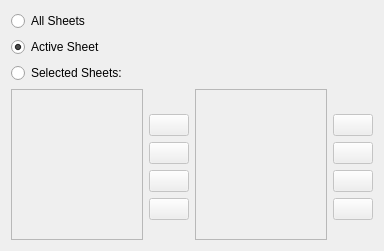
<ui version="4.0" >
 <author>The KSpread Team &lt;koffice-devel@kde.org></author>
 <comment>This file is part of the KDE project
Copyright (C) 2006 The KSpread Team &lt;koffice-devel@kde.org>

This library is free software; you can redistribute it and/or
modify it under the terms of the GNU Library General Public
License as published by the Free Software Foundation; either
version 2 of the License, or (at your option) any later version.

This library is distributed in the hope that it will be useful,
but WITHOUT ANY WARRANTY; without even the implied warranty of
MERCHANTABILITY or FITNESS FOR A PARTICULAR PURPOSE.  See the
GNU Library General Public License for more details.

You should have received a copy of the GNU Library General Public
License along with this library; see the file COPYING.LIB.  If not,
write to the Free Software Foundation, Inc., 51 Franklin Street,
Fifth Floor, Boston, MA 02110-1301, USA.</comment>
 <class>SheetSelectWidget</class>
 <widget class="QWidget" name="SheetSelectWidget" >
  <property name="geometry" >
   <rect>
    <x>0</x>
    <y>0</y>
    <width>384</width>
    <height>251</height>
   </rect>
  </property>
  <property name="sizePolicy" >
   <sizepolicy vsizetype="Expanding" hsizetype="Expanding" >
    <horstretch>0</horstretch>
    <verstretch>0</verstretch>
   </sizepolicy>
  </property>
  <layout class="QGridLayout" name="gridLayout" >
   <item row="0" column="0" >
    <widget class="QRadioButton" name="allSheetsButton" >
     <property name="text" >
      <string>All Sheets</string>
     </property>
    </widget>
   </item>
   <item row="1" column="0" >
    <widget class="QRadioButton" name="activeSheetButton" >
     <property name="text" >
      <string>Active Sheet</string>
     </property>
     <property name="checked" >
      <bool>true</bool>
     </property>
    </widget>
   </item>
   <item row="2" column="0" >
    <widget class="QRadioButton" name="selectedSheetsButton" >
     <property name="text" >
      <string>Selected Sheets:</string>
     </property>
    </widget>
   </item>
   <item rowspan="6" row="3" column="0" >
    <widget class="QListWidget" name="ListViewAvailable" >
     <property name="enabled" >
      <bool>false</bool>
     </property>
     <property name="toolTip" >
      <string>Available sheets</string>
     </property>
     <property name="whatsThis" >
      <string>&lt;b>List of all available sheets.&lt;/b>&lt;br>
To print a sheet you have to select one or more sheets in this list and use the buttons to insert the selected sheet(s) in the right-hand list, which lists all sheets that are printed.&lt;br>
You can insert a sheet as often as you like, this way it will be printed multiple times. This is useful for dividers or title pages, for example.</string>
     </property>
     <property name="dragEnabled" >
      <bool>true</bool>
     </property>
     <column>
      <property name="text" >
       <string>Available Sheets</string>
      </property>
      <property name="clickable" >
       <bool>true</bool>
      </property>
      <property name="resizable" >
       <bool>true</bool>
      </property>
     </column>
    </widget>
   </item>
   <item row="3" column="1" >
    <spacer name="verticalSpacer" >
     <property name="orientation" >
      <enum>Qt::Vertical</enum>
     </property>
     <property name="sizeHint" stdset="0" >
      <size>
       <width>20</width>
       <height>9</height>
      </size>
     </property>
    </spacer>
   </item>
   <item rowspan="6" row="3" column="2" >
    <widget class="QListWidget" name="ListViewSelected" >
     <property name="enabled" >
      <bool>false</bool>
     </property>
     <property name="acceptDrops" >
      <bool>true</bool>
     </property>
     <property name="toolTip" >
      <string>List of sheets to print in given order</string>
     </property>
     <property name="whatsThis" >
      <string>&lt;b>List of sheets to print.&lt;/b>&lt;br>
Only the sheets listed here will be printed in the order of listing. You can change the print order with the up and down buttons.&lt;br>
It is even possible to print a sheet more than once. Just insert the desired sheet again and order the list to your needs.</string>
     </property>
     <property name="dragEnabled" >
      <bool>true</bool>
     </property>
     <column>
      <property name="text" >
       <string>Selected Sheets</string>
      </property>
      <property name="clickable" >
       <bool>true</bool>
      </property>
      <property name="resizable" >
       <bool>true</bool>
      </property>
     </column>
    </widget>
   </item>
   <item row="3" column="3" >
    <spacer name="verticalSpacer_3" >
     <property name="orientation" >
      <enum>Qt::Vertical</enum>
     </property>
     <property name="sizeHint" stdset="0" >
      <size>
       <width>20</width>
       <height>9</height>
      </size>
     </property>
    </spacer>
   </item>
   <item row="4" column="1" >
    <widget class="KPushButton" name="ButtonSelectAll" >
     <property name="enabled" >
      <bool>false</bool>
     </property>
     <property name="toolTip" >
      <string>Select all sheets</string>
     </property>
     <property name="text" >
      <string/>
     </property>
    </widget>
   </item>
   <item row="4" column="3" >
    <widget class="KPushButton" name="ButtonMoveTop" >
     <property name="enabled" >
      <bool>false</bool>
     </property>
     <property name="toolTip" >
      <string>Move selected sheet to the top</string>
     </property>
     <property name="text" >
      <string/>
     </property>
    </widget>
   </item>
   <item row="5" column="1" >
    <widget class="KPushButton" name="ButtonSelect" >
     <property name="enabled" >
      <bool>false</bool>
     </property>
     <property name="toolTip" >
      <string>Select sheets</string>
     </property>
     <property name="text" >
      <string/>
     </property>
    </widget>
   </item>
   <item row="5" column="3" >
    <widget class="KPushButton" name="ButtonMoveUp" >
     <property name="enabled" >
      <bool>false</bool>
     </property>
     <property name="toolTip" >
      <string>Move selected sheet up</string>
     </property>
     <property name="text" >
      <string/>
     </property>
    </widget>
   </item>
   <item row="6" column="1" >
    <widget class="KPushButton" name="ButtonRemove" >
     <property name="enabled" >
      <bool>false</bool>
     </property>
     <property name="toolTip" >
      <string>Remove sheets</string>
     </property>
     <property name="text" >
      <string/>
     </property>
    </widget>
   </item>
   <item row="6" column="3" >
    <widget class="KPushButton" name="ButtonMoveDown" >
     <property name="enabled" >
      <bool>false</bool>
     </property>
     <property name="toolTip" >
      <string>Move selected sheet down</string>
     </property>
     <property name="text" >
      <string/>
     </property>
    </widget>
   </item>
   <item row="7" column="1" >
    <widget class="KPushButton" name="ButtonRemoveAll" >
     <property name="enabled" >
      <bool>false</bool>
     </property>
     <property name="toolTip" >
      <string>Clear Selection</string>
     </property>
     <property name="text" >
      <string/>
     </property>
    </widget>
   </item>
   <item row="7" column="3" >
    <widget class="KPushButton" name="ButtonMoveBottom" >
     <property name="enabled" >
      <bool>false</bool>
     </property>
     <property name="toolTip" >
      <string>Move selected sheet to the bottom</string>
     </property>
     <property name="text" >
      <string/>
     </property>
    </widget>
   </item>
   <item row="8" column="1" >
    <spacer name="verticalSpacer_2" >
     <property name="orientation" >
      <enum>Qt::Vertical</enum>
     </property>
     <property name="sizeHint" stdset="0" >
      <size>
       <width>20</width>
       <height>13</height>
      </size>
     </property>
    </spacer>
   </item>
   <item row="8" column="3" >
    <spacer name="verticalSpacer_4" >
     <property name="orientation" >
      <enum>Qt::Vertical</enum>
     </property>
     <property name="sizeHint" stdset="0" >
      <size>
       <width>20</width>
       <height>13</height>
      </size>
     </property>
    </spacer>
   </item>
  </layout>
 </widget>
 <layoutfunction spacing="KDialog::spacingHint" margin="KDialog::marginHint" />
 <pixmapfunction>KIcon</pixmapfunction>
 <customwidgets>
  <customwidget>
   <class>KPushButton</class>
   <extends>QPushButton</extends>
   <header>kpushbutton.h</header>
  </customwidget>
 </customwidgets>
 <tabstops>
  <tabstop>ListViewAvailable</tabstop>
  <tabstop>ButtonSelectAll</tabstop>
  <tabstop>ButtonSelect</tabstop>
  <tabstop>ButtonRemove</tabstop>
  <tabstop>ButtonRemoveAll</tabstop>
  <tabstop>ListViewSelected</tabstop>
  <tabstop>ButtonMoveTop</tabstop>
  <tabstop>ButtonMoveUp</tabstop>
  <tabstop>ButtonMoveDown</tabstop>
  <tabstop>ButtonMoveBottom</tabstop>
 </tabstops>
 <includes>
  <include location="global" >kdialog.h</include>
 </includes>
 <resources/>
 <connections/>
</ui>
